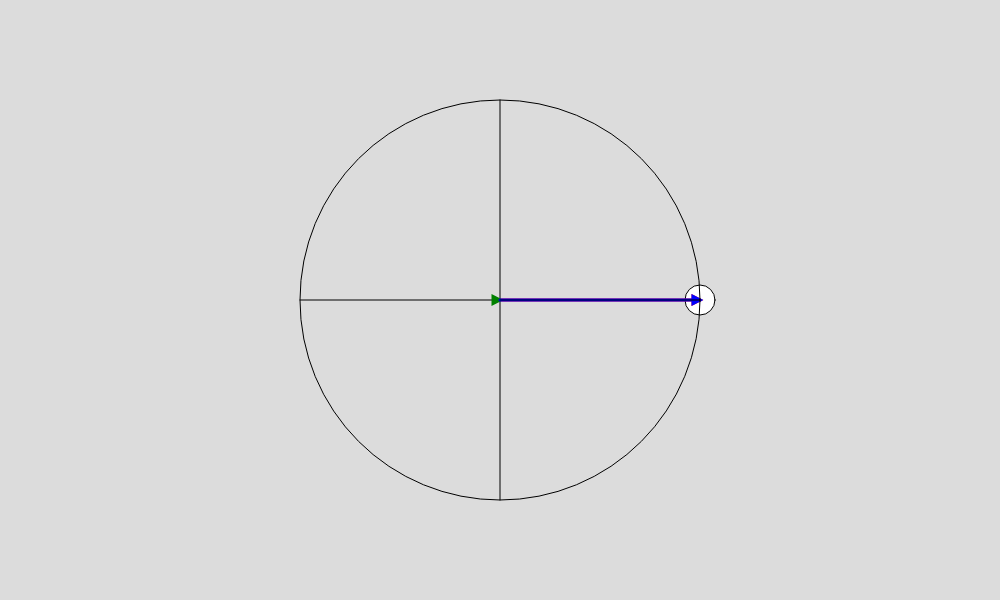
Frame 1 (no input)
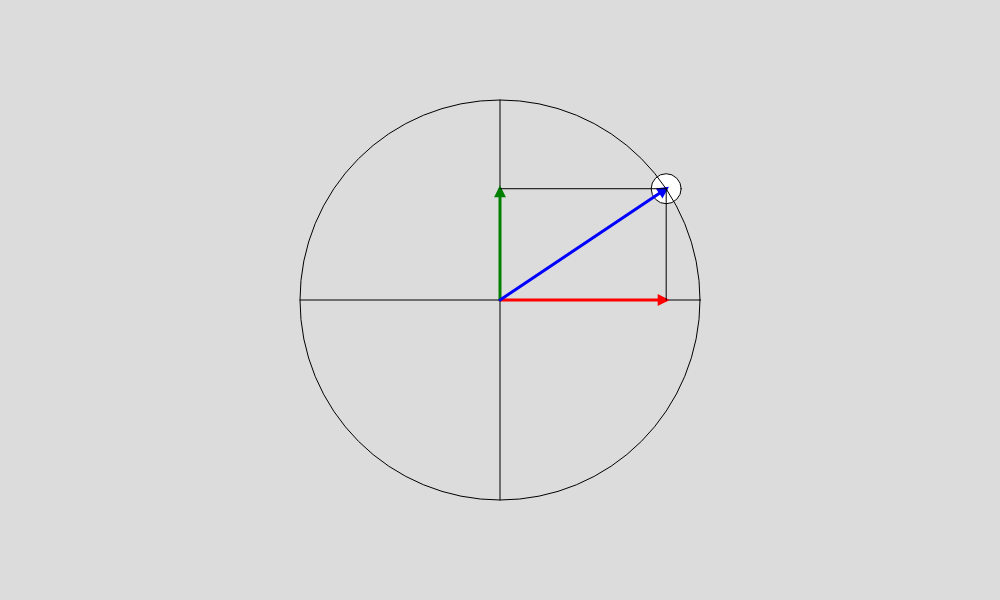
Frame 60 (no input)
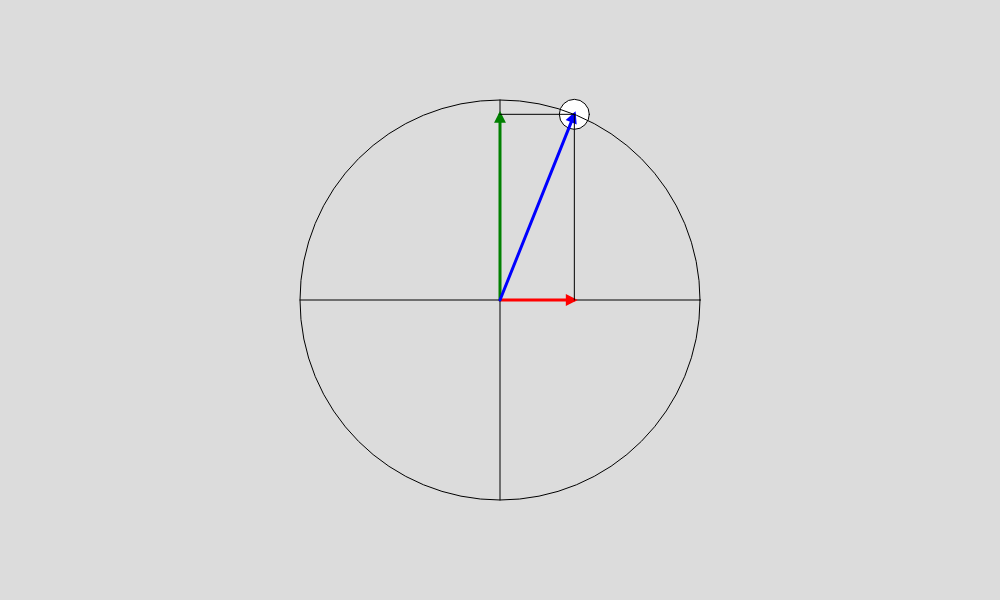
Frame 120 (the mouse pressed at the canvas centre since frame 60)

The p5.js sketch that drew these frames (run headless with seeded random() and noise() and a simulated clock; from frame 60 on, the mouse is pressed at the canvas centre):

// p5.js sketch
// ── sketch.js
let x ;
let y ;
let theta;
let r;
let v1;
let v2;
let v3;
let v4;
function setup() {
  createCanvas(1000, 600);
  //x = width/2 + 200;
  //y = height/2;
  r = 200;
  theta = 0;




}

function draw() {
  background(220);
  translate(width/2, height/2);
  x = r * cos(theta);
  y = r * sin(theta);
  line(-200, 0, 200, 0);
  line(0, -200, 0, 200);
  noFill();
  fill("white");
  ellipse(x, y, 30);
  v1 = createVector(0, 0);
  v2 = createVector(x, y);
  v3 = createVector(x, 0);
  v4 = createVector(0, y);
  drawArrow(v1, v3, "red");
  drawArrow(v1, v4, "green");
  drawArrow(v1, v2, "blue");


  line(x, 0, x, y);
  line(0, y, x, y);
  theta -=0.01;
  noFill();
  ellipse(0, 0, 400);

}
function drawArrow(base, vec, myColor) {
  push();
  stroke(myColor);
  strokeWeight(3);
  fill(myColor);
  translate(base.x, base.y);
  line(0, 0, vec.x, vec.y);
  rotate(vec.heading());
  let arrowSize = 7;
  translate(vec.mag() - arrowSize, 0);
  triangle(0, arrowSize / 2, 0, -arrowSize / 2, arrowSize, 0);
  pop();
}
